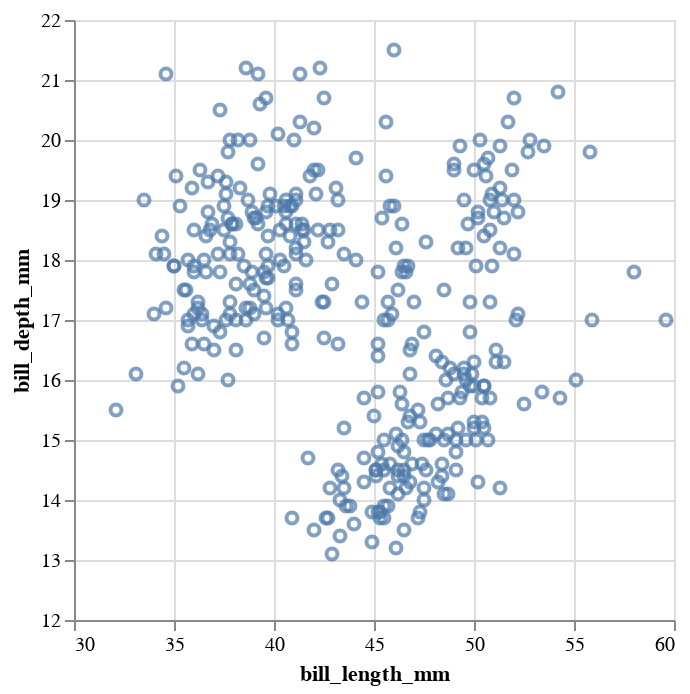

Here is the notebook cell this chart was saved with:
### Code cell
(
    alt.Chart(df)
    .mark_point()
    .encode(
        x=alt.X("bill_length_mm", scale=alt.Scale(domain=[30, 60])),
        y=alt.Y("bill_depth_mm", scale=alt.Scale(domain=[12, 22]))
    )
)

### Figure 1 — Vega-Lite specification as saved in the notebook (floating-point values rounded to 4 significant figures; data arrays with more than 128 entries replaced by an {"elided": "..."} marker saying what was removed)
{"config": {"view": {"continuousWidth": 300, "continuousHeight": 300}}, "data": {"name": "data-7b1c3d376dc1f878f7c4c69deb3a1e79"}, "mark": {"type": "point"}, "encoding": {"x": {"field": "bill_length_mm", "scale": {"domain": [30, 60]}, "type": "quantitative"}, "y": {"field": "bill_depth_mm", "scale": {"domain": [12, 22]}, "type": "quantitative"}}, "$schema": "https://vega.github.io/schema/vega-lite/v5.15.1.json", "datasets": {"data-7b1c3d376dc1f878f7c4c69deb3a1e79": {"elided": "344 records"}}}
